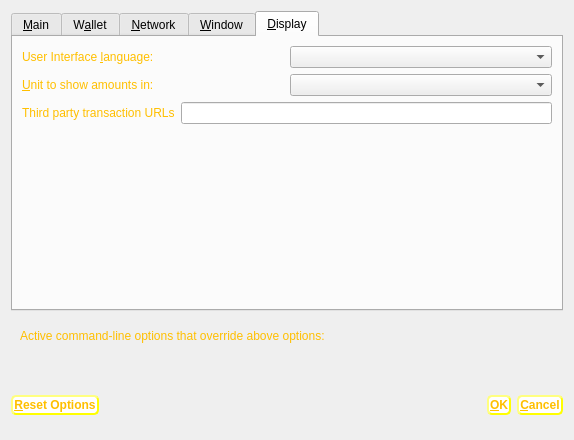
<?xml version="1.0" encoding="UTF-8"?>
<ui version="4.0">
 <class>OptionsDialog</class>
 <widget class="QDialog" name="OptionsDialog">
  <property name="geometry">
   <rect>
    <x>0</x>
    <y>0</y>
    <width>574</width>
    <height>440</height>
   </rect>
  </property>
  <property name="windowTitle">
   <string>Options</string>
  </property>
  <property name="styleSheet">
   <string notr="true">QWidget#OptionsDialog { background-image: url(:/icons/Background);}
QWidget#tabMain { background-image: url(:/icons/Background);}
QWidget#tabWallet { background-image: url(:/icons/Background);}
QWidget#tabNetwork { background-image: url(:/icons/Background);}
QWidget#tabWindow { background-image: url(:/icons/Background);}
QWidget#tabDisplay { background-image: url(:/icons/Background);}
QLabel {color: #FFBF00;}
QRadioButton {color: #FFBF00;}
QCheckBox {color: #FFBF00;}
QPushButton {background-color: white;
    border-style: outset;
    border-width: 2px;
    border-radius: 5px;
    border-color: yellow;
    font: bold 12px;
    min-width: 6em;
    padding: 1px;
	color: #FFBF00
}</string>
  </property>
  <property name="modal">
   <bool>true</bool>
  </property>
  <layout class="QVBoxLayout" name="verticalLayout">
   <item>
    <widget class="QTabWidget" name="tabWidget">
     <property name="currentIndex">
      <number>4</number>
     </property>
     <widget class="QWidget" name="tabMain">
      <attribute name="title">
       <string>&amp;Main</string>
      </attribute>
      <layout class="QVBoxLayout" name="verticalLayout_Main">
       <item>
        <widget class="QCheckBox" name="ilcoinAtStartup">
         <property name="toolTip">
          <string>Automatically start %1 after logging in to the system.</string>
         </property>
         <property name="text">
          <string>&amp;Start %1 on system login</string>
         </property>
        </widget>
       </item>
       <item>
        <layout class="QHBoxLayout" name="horizontalLayout_2_Main">
         <item>
          <widget class="QLabel" name="databaseCacheLabel">
           <property name="text">
            <string>Size of &amp;database cache</string>
           </property>
           <property name="textFormat">
            <enum>Qt::PlainText</enum>
           </property>
           <property name="buddy">
            <cstring>databaseCache</cstring>
           </property>
          </widget>
         </item>
         <item>
          <widget class="QSpinBox" name="databaseCache"/>
         </item>
         <item>
          <widget class="QLabel" name="databaseCacheUnitLabel">
           <property name="text">
            <string>MB</string>
           </property>
           <property name="textFormat">
            <enum>Qt::PlainText</enum>
           </property>
          </widget>
         </item>
         <item>
          <spacer name="horizontalSpacer_2_Main">
           <property name="orientation">
            <enum>Qt::Horizontal</enum>
           </property>
           <property name="sizeHint" stdset="0">
            <size>
             <width>40</width>
             <height>20</height>
            </size>
           </property>
          </spacer>
         </item>
        </layout>
       </item>
       <item>
        <layout class="QHBoxLayout" name="horizontalLayout_3_Main">
         <item>
          <widget class="QLabel" name="threadsScriptVerifLabel">
           <property name="text">
            <string>Number of script &amp;verification threads</string>
           </property>
           <property name="textFormat">
            <enum>Qt::PlainText</enum>
           </property>
           <property name="buddy">
            <cstring>threadsScriptVerif</cstring>
           </property>
          </widget>
         </item>
         <item>
          <widget class="QSpinBox" name="threadsScriptVerif">
           <property name="toolTip">
            <string>(0 = auto, &lt;0 = leave that many cores free)</string>
           </property>
          </widget>
         </item>
         <item>
          <spacer name="horizontalSpacer_3_Main">
           <property name="orientation">
            <enum>Qt::Horizontal</enum>
           </property>
           <property name="sizeHint" stdset="0">
            <size>
             <width>40</width>
             <height>20</height>
            </size>
           </property>
          </spacer>
         </item>
        </layout>
       </item>
       <item>
        <spacer name="verticalSpacer_Main">
         <property name="orientation">
          <enum>Qt::Vertical</enum>
         </property>
         <property name="sizeHint" stdset="0">
          <size>
           <width>20</width>
           <height>40</height>
          </size>
         </property>
        </spacer>
       </item>
      </layout>
     </widget>
     <widget class="QWidget" name="tabWallet">
      <attribute name="title">
       <string>W&amp;allet</string>
      </attribute>
      <layout class="QVBoxLayout" name="verticalLayout_Wallet">
       <item>
        <widget class="QGroupBox" name="groupBox">
         <property name="title">
          <string>Expert</string>
         </property>
         <layout class="QVBoxLayout" name="verticalLayout_2">
          <item>
           <widget class="QCheckBox" name="coinControlFeatures">
            <property name="toolTip">
             <string>Whether to show coin control features or not.</string>
            </property>
            <property name="text">
             <string>Enable coin &amp;control features</string>
            </property>
           </widget>
          </item>
          <item>
           <widget class="QCheckBox" name="spendZeroConfChange">
            <property name="toolTip">
             <string>If you disable the spending of unconfirmed change, the change from a transaction cannot be used until that transaction has at least one confirmation. This also affects how your balance is computed.</string>
            </property>
            <property name="text">
             <string>&amp;Spend unconfirmed change</string>
            </property>
           </widget>
          </item>
         </layout>
        </widget>
       </item>
       <item>
        <spacer name="verticalSpacer_Wallet">
         <property name="orientation">
          <enum>Qt::Vertical</enum>
         </property>
         <property name="sizeHint" stdset="0">
          <size>
           <width>20</width>
           <height>40</height>
          </size>
         </property>
        </spacer>
       </item>
      </layout>
     </widget>
     <widget class="QWidget" name="tabNetwork">
      <attribute name="title">
       <string>&amp;Network</string>
      </attribute>
      <layout class="QVBoxLayout" name="verticalLayout_Network">
       <item>
        <widget class="QCheckBox" name="mapPortUpnp">
         <property name="toolTip">
          <string>Automatically open the Ilcoin client port on the router. This only works when your router supports UPnP and it is enabled.</string>
         </property>
         <property name="text">
          <string>Map port using &amp;UPnP</string>
         </property>
        </widget>
       </item>
       <item>
        <widget class="QCheckBox" name="allowIncoming">
         <property name="toolTip">
          <string>Accept connections from outside</string>
         </property>
         <property name="text">
          <string>Allow incoming connections</string>
         </property>
        </widget>
       </item>
       <item>
        <widget class="QCheckBox" name="connectSocks">
         <property name="toolTip">
          <string>Connect to the Ilcoin network through a SOCKS5 proxy.</string>
         </property>
         <property name="text">
          <string>&amp;Connect through SOCKS5 proxy (default proxy):</string>
         </property>
        </widget>
       </item>
       <item>
        <layout class="QHBoxLayout" name="horizontalLayout_1_Network">
         <item>
          <widget class="QLabel" name="proxyIpLabel">
           <property name="text">
            <string>Proxy &amp;IP:</string>
           </property>
           <property name="textFormat">
            <enum>Qt::PlainText</enum>
           </property>
           <property name="buddy">
            <cstring>proxyIp</cstring>
           </property>
          </widget>
         </item>
         <item>
          <widget class="QValidatedLineEdit" name="proxyIp">
           <property name="minimumSize">
            <size>
             <width>140</width>
             <height>0</height>
            </size>
           </property>
           <property name="maximumSize">
            <size>
             <width>140</width>
             <height>16777215</height>
            </size>
           </property>
           <property name="toolTip">
            <string>IP address of the proxy (e.g. IPv4: 127.0.0.1 / IPv6: ::1)</string>
           </property>
          </widget>
         </item>
         <item>
          <widget class="QLabel" name="proxyPortLabel">
           <property name="text">
            <string>&amp;Port:</string>
           </property>
           <property name="textFormat">
            <enum>Qt::PlainText</enum>
           </property>
           <property name="buddy">
            <cstring>proxyPort</cstring>
           </property>
          </widget>
         </item>
         <item>
          <widget class="QLineEdit" name="proxyPort">
           <property name="minimumSize">
            <size>
             <width>55</width>
             <height>0</height>
            </size>
           </property>
           <property name="maximumSize">
            <size>
             <width>55</width>
             <height>16777215</height>
            </size>
           </property>
           <property name="toolTip">
            <string>Port of the proxy (e.g. 9050)</string>
           </property>
          </widget>
         </item>
         <item>
          <spacer name="horizontalSpacer_1_Network">
           <property name="orientation">
            <enum>Qt::Horizontal</enum>
           </property>
           <property name="sizeHint" stdset="0">
            <size>
             <width>40</width>
             <height>20</height>
            </size>
           </property>
          </spacer>
         </item>
        </layout>
       </item>
       <item>
        <layout class="QHBoxLayout" name="horizontalLayout_2_Network">
         <item>
          <widget class="QLabel" name="proxyActiveNets">
           <property name="text">
            <string>Used for reaching peers via:</string>
           </property>
           <property name="textFormat">
            <enum>Qt::PlainText</enum>
           </property>
          </widget>
         </item>
         <item>
          <widget class="QCheckBox" name="proxyReachIPv4">
           <property name="enabled">
            <bool>false</bool>
           </property>
           <property name="toolTip">
            <string>Shows, if the supplied default SOCKS5 proxy is used to reach peers via this network type.</string>
           </property>
           <property name="text">
            <string/>
           </property>
          </widget>
         </item>
         <item>
          <widget class="QLabel" name="proxyReachIPv4Label">
           <property name="text">
            <string>IPv4</string>
           </property>
           <property name="textFormat">
            <enum>Qt::PlainText</enum>
           </property>
          </widget>
         </item>
         <item>
          <widget class="QCheckBox" name="proxyReachIPv6">
           <property name="enabled">
            <bool>false</bool>
           </property>
           <property name="toolTip">
            <string>Shows, if the supplied default SOCKS5 proxy is used to reach peers via this network type.</string>
           </property>
           <property name="text">
            <string/>
           </property>
          </widget>
         </item>
         <item>
          <widget class="QLabel" name="proxyReachIPv6Label">
           <property name="text">
            <string>IPv6</string>
           </property>
           <property name="textFormat">
            <enum>Qt::PlainText</enum>
           </property>
          </widget>
         </item>
         <item>
          <widget class="QCheckBox" name="proxyReachTor">
           <property name="enabled">
            <bool>false</bool>
           </property>
           <property name="toolTip">
            <string>Shows, if the supplied default SOCKS5 proxy is used to reach peers via this network type.</string>
           </property>
           <property name="text">
            <string/>
           </property>
          </widget>
         </item>
         <item>
          <widget class="QLabel" name="proxyReachTorLabel">
           <property name="text">
            <string>Tor</string>
           </property>
           <property name="textFormat">
            <enum>Qt::PlainText</enum>
           </property>
          </widget>
         </item>
         <item>
          <spacer name="horizontalSpacer_2_Network">
           <property name="orientation">
            <enum>Qt::Horizontal</enum>
           </property>
           <property name="sizeHint" stdset="0">
            <size>
             <width>40</width>
             <height>20</height>
            </size>
           </property>
          </spacer>
         </item>
        </layout>
       </item>
       <item>
        <widget class="QCheckBox" name="connectSocksTor">
         <property name="toolTip">
          <string>Connect to the Ilcoin network through a separate SOCKS5 proxy for Tor hidden services.</string>
         </property>
         <property name="text">
          <string>Use separate SOCKS5 proxy to reach peers via Tor hidden services:</string>
         </property>
        </widget>
       </item>
       <item>
        <layout class="QHBoxLayout" name="horizontalLayout_3_Network">
         <item>
          <widget class="QLabel" name="proxyIpTorLabel">
           <property name="text">
            <string>Proxy &amp;IP:</string>
           </property>
           <property name="textFormat">
            <enum>Qt::PlainText</enum>
           </property>
           <property name="buddy">
            <cstring>proxyIpTor</cstring>
           </property>
          </widget>
         </item>
         <item>
          <widget class="QValidatedLineEdit" name="proxyIpTor">
           <property name="minimumSize">
            <size>
             <width>140</width>
             <height>0</height>
            </size>
           </property>
           <property name="maximumSize">
            <size>
             <width>140</width>
             <height>16777215</height>
            </size>
           </property>
           <property name="toolTip">
            <string>IP address of the proxy (e.g. IPv4: 127.0.0.1 / IPv6: ::1)</string>
           </property>
          </widget>
         </item>
         <item>
          <widget class="QLabel" name="proxyPortTorLabel">
           <property name="text">
            <string>&amp;Port:</string>
           </property>
           <property name="textFormat">
            <enum>Qt::PlainText</enum>
           </property>
           <property name="buddy">
            <cstring>proxyPortTor</cstring>
           </property>
          </widget>
         </item>
         <item>
          <widget class="QLineEdit" name="proxyPortTor">
           <property name="minimumSize">
            <size>
             <width>55</width>
             <height>0</height>
            </size>
           </property>
           <property name="maximumSize">
            <size>
             <width>55</width>
             <height>16777215</height>
            </size>
           </property>
           <property name="toolTip">
            <string>Port of the proxy (e.g. 9050)</string>
           </property>
          </widget>
         </item>
         <item>
          <spacer name="horizontalSpacer_4_Network">
           <property name="orientation">
            <enum>Qt::Horizontal</enum>
           </property>
           <property name="sizeHint" stdset="0">
            <size>
             <width>40</width>
             <height>20</height>
            </size>
           </property>
          </spacer>
         </item>
        </layout>
       </item>
       <item>
        <spacer name="verticalSpacer_Network">
         <property name="orientation">
          <enum>Qt::Vertical</enum>
         </property>
         <property name="sizeHint" stdset="0">
          <size>
           <width>20</width>
           <height>40</height>
          </size>
         </property>
        </spacer>
       </item>
      </layout>
     </widget>
     <widget class="QWidget" name="tabWindow">
      <attribute name="title">
       <string>&amp;Window</string>
      </attribute>
      <layout class="QVBoxLayout" name="verticalLayout_Window">
       <item>
        <widget class="QCheckBox" name="hideTrayIcon">
         <property name="toolTip">
          <string>&amp;Hide the icon from the system tray.</string>
         </property>
         <property name="text">
          <string>Hide tray icon</string>
         </property>
        </widget>
       </item>
       <item>
        <widget class="QCheckBox" name="minimizeToTray">
         <property name="toolTip">
          <string>Show only a tray icon after minimizing the window.</string>
         </property>
         <property name="text">
          <string>&amp;Minimize to the tray instead of the taskbar</string>
         </property>
        </widget>
       </item>
       <item>
        <widget class="QCheckBox" name="minimizeOnClose">
         <property name="toolTip">
          <string>Minimize instead of exit the application when the window is closed. When this option is enabled, the application will be closed only after selecting Exit in the menu.</string>
         </property>
         <property name="text">
          <string>M&amp;inimize on close</string>
         </property>
        </widget>
       </item>
       <item>
        <spacer name="verticalSpacer_Window">
         <property name="orientation">
          <enum>Qt::Vertical</enum>
         </property>
         <property name="sizeHint" stdset="0">
          <size>
           <width>20</width>
           <height>40</height>
          </size>
         </property>
        </spacer>
       </item>
      </layout>
     </widget>
     <widget class="QWidget" name="tabDisplay">
      <attribute name="title">
       <string>&amp;Display</string>
      </attribute>
      <layout class="QVBoxLayout" name="verticalLayout_Display">
       <item>
        <layout class="QHBoxLayout" name="horizontalLayout_1_Display">
         <item>
          <widget class="QLabel" name="langLabel">
           <property name="text">
            <string>User Interface &amp;language:</string>
           </property>
           <property name="textFormat">
            <enum>Qt::PlainText</enum>
           </property>
           <property name="buddy">
            <cstring>lang</cstring>
           </property>
          </widget>
         </item>
         <item>
          <widget class="QValueComboBox" name="lang">
           <property name="toolTip">
            <string>The user interface language can be set here. This setting will take effect after restarting %1.</string>
           </property>
          </widget>
         </item>
        </layout>
       </item>
       <item>
        <layout class="QHBoxLayout" name="horizontalLayout_2_Display">
         <item>
          <widget class="QLabel" name="unitLabel">
           <property name="text">
            <string>&amp;Unit to show amounts in:</string>
           </property>
           <property name="textFormat">
            <enum>Qt::PlainText</enum>
           </property>
           <property name="buddy">
            <cstring>unit</cstring>
           </property>
          </widget>
         </item>
         <item>
          <widget class="QValueComboBox" name="unit">
           <property name="toolTip">
            <string>Choose the default subdivision unit to show in the interface and when sending coins.</string>
           </property>
          </widget>
         </item>
        </layout>
       </item>
       <item>
        <layout class="QHBoxLayout" name="horizontalLayout_3_Display">
         <item>
          <widget class="QLabel" name="thirdPartyTxUrlsLabel">
           <property name="toolTip">
            <string>Third party URLs (e.g. a block explorer) that appear in the transactions tab as context menu items. %s in the URL is replaced by transaction hash. Multiple URLs are separated by vertical bar |.</string>
           </property>
           <property name="text">
            <string>Third party transaction URLs</string>
           </property>
           <property name="buddy">
            <cstring>thirdPartyTxUrls</cstring>
           </property>
          </widget>
         </item>
         <item>
          <widget class="QLineEdit" name="thirdPartyTxUrls">
           <property name="toolTip">
            <string>Third party URLs (e.g. a block explorer) that appear in the transactions tab as context menu items. %s in the URL is replaced by transaction hash. Multiple URLs are separated by vertical bar |.</string>
           </property>
          </widget>
         </item>
        </layout>
       </item>
       <item>
        <spacer name="verticalSpacer_Display">
         <property name="orientation">
          <enum>Qt::Vertical</enum>
         </property>
         <property name="sizeHint" stdset="0">
          <size>
           <width>20</width>
           <height>40</height>
          </size>
         </property>
        </spacer>
       </item>
      </layout>
     </widget>
    </widget>
   </item>
   <item>
    <widget class="QFrame" name="frame">
     <layout class="QVBoxLayout" name="verticalLayout_Bottom">
      <item>
       <layout class="QHBoxLayout" name="horizontalLayout_Bottom">
        <item>
         <widget class="QLabel" name="overriddenByCommandLineInfoLabel">
          <property name="text">
           <string>Active command-line options that override above options:</string>
          </property>
          <property name="textFormat">
           <enum>Qt::PlainText</enum>
          </property>
         </widget>
        </item>
        <item>
         <spacer name="horizontalSpacer_Bottom">
          <property name="orientation">
           <enum>Qt::Horizontal</enum>
          </property>
          <property name="sizeHint" stdset="0">
           <size>
            <width>40</width>
            <height>20</height>
           </size>
          </property>
         </spacer>
        </item>
       </layout>
      </item>
      <item>
       <widget class="QLabel" name="overriddenByCommandLineLabel">
        <property name="text">
         <string/>
        </property>
        <property name="textFormat">
         <enum>Qt::PlainText</enum>
        </property>
        <property name="wordWrap">
         <bool>true</bool>
        </property>
       </widget>
      </item>
     </layout>
    </widget>
   </item>
   <item>
    <layout class="QHBoxLayout" name="horizontalLayout_Buttons">
     <item>
      <widget class="QPushButton" name="resetButton">
       <property name="toolTip">
        <string>Reset all client options to default.</string>
       </property>
       <property name="text">
        <string>&amp;Reset Options</string>
       </property>
       <property name="autoDefault">
        <bool>false</bool>
       </property>
      </widget>
     </item>
     <item>
      <spacer name="horizontalSpacer_1">
       <property name="orientation">
        <enum>Qt::Horizontal</enum>
       </property>
       <property name="sizeHint" stdset="0">
        <size>
         <width>40</width>
         <height>48</height>
        </size>
       </property>
      </spacer>
     </item>
     <item>
      <widget class="QLabel" name="statusLabel">
       <property name="minimumSize">
        <size>
         <width>200</width>
         <height>0</height>
        </size>
       </property>
       <property name="font">
        <font>
         <weight>75</weight>
         <bold>true</bold>
        </font>
       </property>
       <property name="text">
        <string/>
       </property>
       <property name="textFormat">
        <enum>Qt::PlainText</enum>
       </property>
       <property name="wordWrap">
        <bool>true</bool>
       </property>
      </widget>
     </item>
     <item>
      <spacer name="horizontalSpacer_2">
       <property name="orientation">
        <enum>Qt::Horizontal</enum>
       </property>
       <property name="sizeHint" stdset="0">
        <size>
         <width>40</width>
         <height>48</height>
        </size>
       </property>
      </spacer>
     </item>
     <item>
      <widget class="QPushButton" name="okButton">
       <property name="text">
        <string>&amp;OK</string>
       </property>
       <property name="autoDefault">
        <bool>false</bool>
       </property>
       <property name="default">
        <bool>true</bool>
       </property>
      </widget>
     </item>
     <item>
      <widget class="QPushButton" name="cancelButton">
       <property name="text">
        <string>&amp;Cancel</string>
       </property>
       <property name="autoDefault">
        <bool>false</bool>
       </property>
      </widget>
     </item>
    </layout>
   </item>
  </layout>
 </widget>
 <customwidgets>
  <customwidget>
   <class>QValidatedLineEdit</class>
   <extends>QLineEdit</extends>
   <header>qvalidatedlineedit.h</header>
  </customwidget>
  <customwidget>
   <class>QValueComboBox</class>
   <extends>QComboBox</extends>
   <header>qvaluecombobox.h</header>
  </customwidget>
 </customwidgets>
 <resources/>
 <connections/>
</ui>
